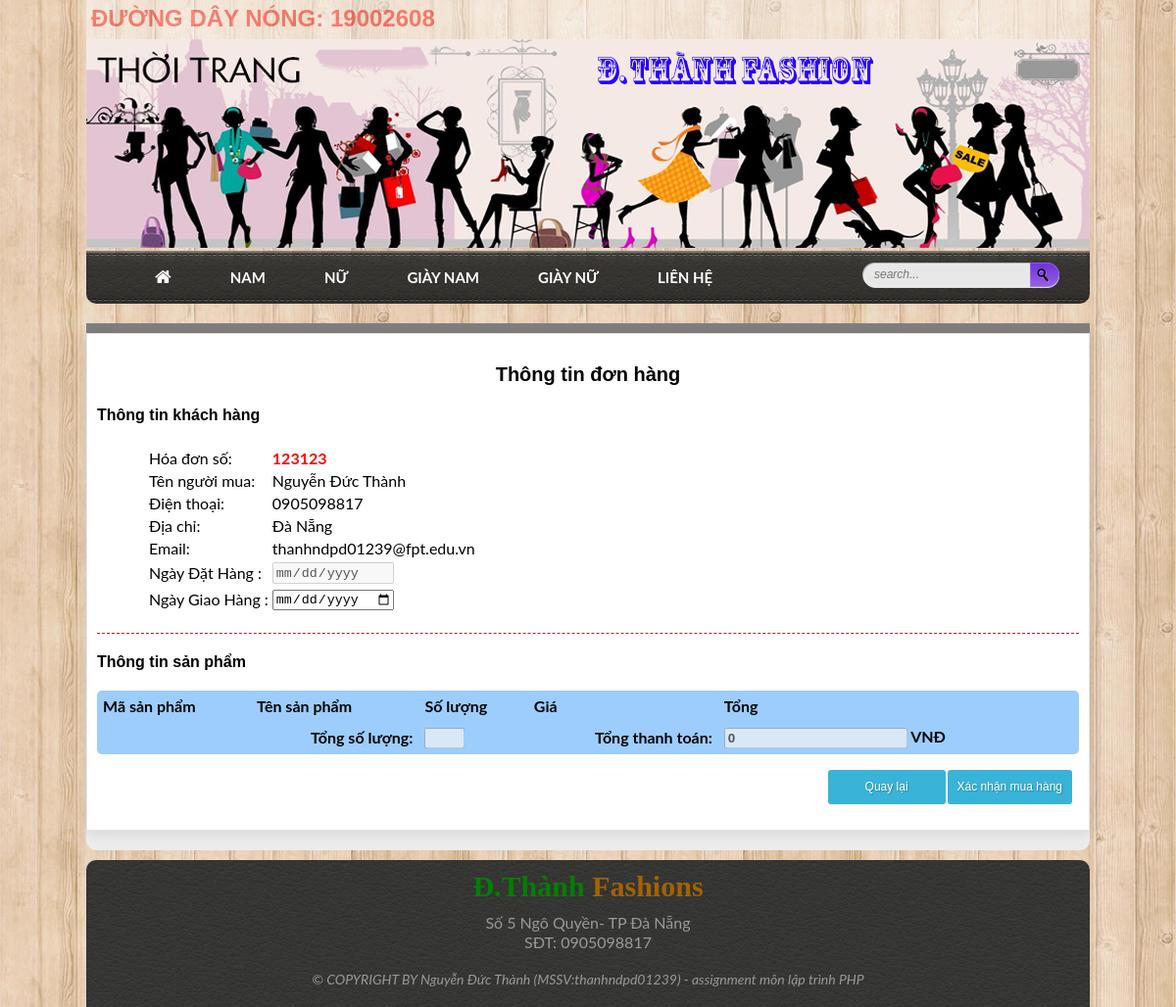
Page /ttgiaohang.php?matk=26 on the committed database.
### tables this page shows
CREATE TABLE `taikhoan` (
  `matk` int(10) NOT NULL,
  `user` varchar(100) NOT NULL,
  `pass` char(50) NOT NULL,
  `fullname` varchar(150) NOT NULL,
  `phonenumber` char(15) NOT NULL,
  `email` varchar(100) NOT NULL,
  `address` varchar(150) NOT NULL,
  `birthday` date NOT NULL,
  `gioitinh` varchar(3) NOT NULL,
  `level` varchar(10) NOT NULL
);

### ttgiaohang.php (the view, shortened to what this page needs)
<?php
    include ("lib/config.php");
?>
<!DOCTYPE html>
<html>
    <head>
        <link href="css/style.css" rel="stylesheet" type="text/css"/>
        <link href="cart/style.css" rel="stylesheet" type="text/css"/>
    </head>
    <body>
        <main>
            <?php include("temp/header.php")  ;?>
            <section>
                 <article id="rightdangky">
                    <div class="cart-view-table-back">
                        <h1 style="text-align: center; font-size: 20px;">Thông tin đơn hàng</h1>
                        <?php
                            $id = $_GET["matk"];
                            $result = mysql_query("SELECT * FROM taikhoan WHERE matk = ".$id, $connect);
                            $row  = mysql_fetch_array($result);
                        ?>
                        <form action="ttgiaohang.php" method="post" name="myForm" onsubmit="return validateForm()" >
                        <article>
                            <h1>Thông tin khách hàng</h1>
                            <table style=" margin:0 0 20px 50px;">
                                <tr>
                                    <td>Hóa đơn số:</td>
                                    <td style="color: red;"><b>123123</b></td>
                                </tr>
                                <tr>
                                    <td>Tên người mua:</td>
                                    <td><?php echo $row["fullname"] ?></td>
                                </tr>
                                <tr>
                                    <td>Điện thoại:</td>
                                    <td><?php echo $row["phonenumber"] ?></td>
                                </tr>
                                <tr>
                                    <td>Địa chỉ:</td>
                                    <td><?php echo $row["address"] ?></td>
                                </tr>
                                <tr>
                                    <td>Email:</td>
                                    <td><?php echo $row["email"] ?></td>
                                </tr>
                                <tr>
                                    <td> Ngày Đặt Hàng :</td>
                                    <td><input type="date" name="ndh" disabled value="<?php echo $row["ngayban"] ?>"/><br /></td>
                                </tr>
                                <tr>
                                    <td>Ngày Giao Hàng :</td>
                                    <td><input type="date" name="ngh"  value="" /><br />
                                    </td>
                                </tr>
                            </table>
                        </article>
                        <article class="ttgiohang">
                            <h1 style="margin:20px 0;float:left;">Thông tin sản phẩm</h1>
                            <table width="100%"  cellpadding="6" cellspacing="0">
                                <thead>
                                    <tr>
                                        <th style="border-radius: 5px 0 0 0;">Mã sản phẩm</th>
                                        <th>Tên sản phẩm</th>
                                        <th>Số lượng</th>
                                        <th>Giá</th>
                                        <th>Tổng</th>
                                        <th style="border-radius: 0 5px 0 0;"></th>
                                    </tr>
                                </thead>
                                <tbody>
                                <thead>
                                    <tr>
                                        <th style="border-radius: 0 0 0 5px;text-align: right;"></th>
                                        <th style="text-align: right;">Tổng số lượng: </th>
                                        <th><input style="font-weight: bold" name="tongthanhtoan" disabled="" size="2" value="<?php echo $soluong;?> "></th>
                                        <th style="text-align: right;">Tổng thanh toán: </th>
                                        <th><input style="font-weight: bold" name="tongthanhtoan" disabled="" value="<?php echo number_format($total);?> "> VNĐ</th>
                                        <th style="border-radius: 0 0 5px 0;"></th>
                                    </tr>
                                </thead>
                                <tr>
                                    <td colspan="6">
                                        <button name="dangky" type="submit">Xác nhận mua hàng</button>
                                        <a href="giohang.php" class="button">Quay lại</a>
                                    </td>
                                </tr>
                                </tbody>
                            </table>
                        </article>
                    </form>
                    </div>
                 </article>
                <?php include("temp/footer.php")  ;?>
            </section>
        </main>
    </body>
</html>

### css/style.css (style rules this page uses)
body { background-image: url(../image/wood.jpg); font-family: 'Lato',Arial,sans-serif; margin: 0px; }
main { width: 1024px; margin: auto; }
section { width: 100%; height: auto; }
#rightdangky { width: 100%; height: auto; padding-bottom: 20px; background: rgb(236, 236, 236); float: left; border-top: 10px gray solid; border-radius: 0 0 10px 10px; }
.ttgiohang { border-top: brown dashed 1px; }
td a { color: red; text-decoration: none; }

### cart/style.css (style rules this page uses)
body { margin: 0px; padding: 0px; }
h1, h2, h3 { font-family: "Trebuchet MS", Arial, Helvetica, sans-serif; }
button, .button { background-color: #39b3d7; min-width: 100px; border: none; padding: 10px; display: inline-block; text-align: center; cursor: pointer; text-decoration: none; color: #FFF; min-height: 15px; font: 12px/15px Arial, Helvetica, sans-serif; text-shadow: 1px 1px 1px rgba(0, 0, 0, 0.26); border-radius: 3px; }
.cart-view-table-front, .cart-view-table-back { max-width: 100%; background-color: #FFFFFF; margin-left: auto; margin-right: auto; padding: 10px; box-shadow: 1px 1px 15px rgba(0, 0, 0, 0.12); border: 1px solid #E4E4E4; }
.cart-view-table-front table th, .cart-view-table-back table th { text-align: left; }
.cart-view-table-front table thead, .cart-view-table-back table thead { background-color: #9CCDFD; }
.cart-view-table-front button, .cart-view-table-front .button, .cart-view-table-back button, .cart-view-table-back .button { margin: 10px 1px; float: right; }

### rows in the picture
taikhoan: fullname "Nguyễn Đức Thành", phonenumber "0905098817", address "Đà Nẵng", email "thanhndpd01239@fpt.edu.vn"
